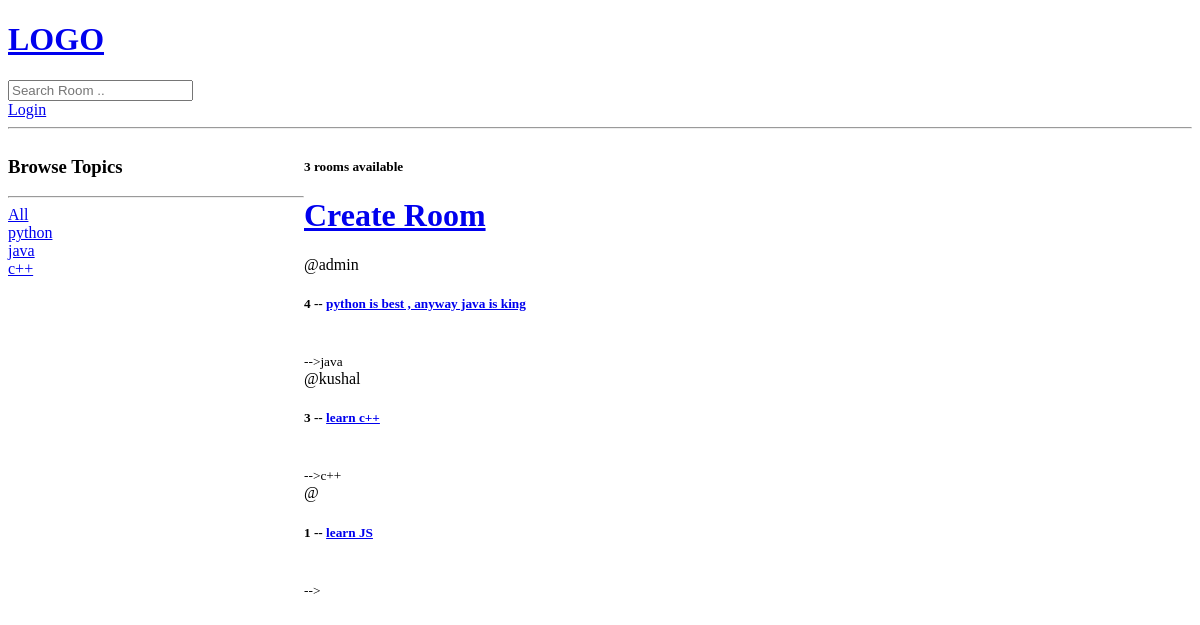
The app's page /, older data.
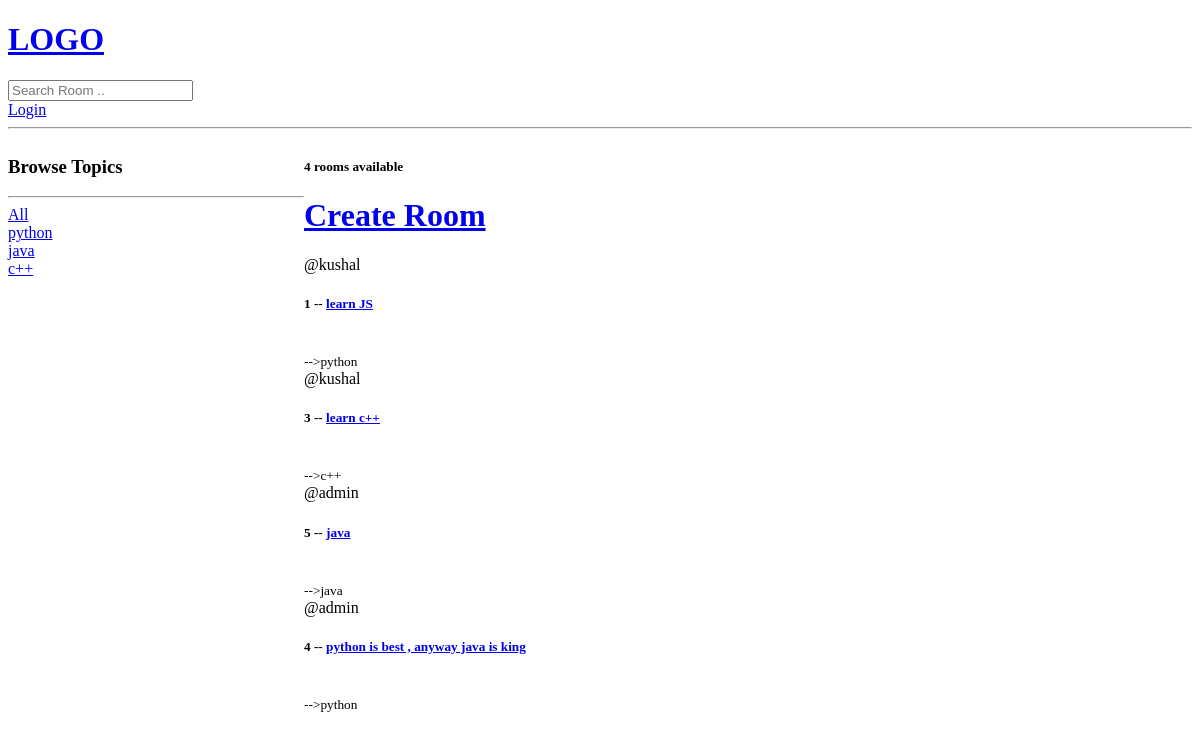
The same page, newer data.
### base/models.py (models this page shows, shortened)
class Topic(models.Model):
    name=models.CharField(max_length=200)

class Room(models.Model):
    host = models.ForeignKey(User,on_delete=models.SET_NULL,null=True)
    topic = models.ForeignKey(Topic,on_delete=models.SET_NULL,null=True)
    name=models.CharField(max_length=200)
    description=models.TextField(null=True,blank=True)
    updated=models.DateTimeField(auto_now=True)
    created = models.DateTimeField(auto_now_add=True)
    class Meta:
        ordering = ['-updated' , '-created']

### base/views.py (the view)
# urls.py: path('',views.home ,name='home'),
def home (request):
    q=request.GET.get('q') if request.GET.get('q')!=None else ''
    rooms=Room.objects.filter(
        Q(topic__name__contains=q) |
        Q (name__icontains=q)|
        Q(description__icontains=q)
        )
    topics = Topic.objects.all()
    room_count = rooms.count()
    context={'rooms':rooms,'topics':topics,'room_count':room_count}
    return render(request,'base/home.html',context)

### base/templates/base/home.html (shortened to what this page needs)
 {% extends 'main.html' %} {%block content%}
<div class="home-container">
    <div>
        <h3>Browse Topics</h3>
        <hr>
        <div>
            <a href="{% url 'home' %}">All</a>
        </div>
        {% for topic in topics %}
        <div>
            <a href="{% url 'home' %}?q={{topic.name}}"> {{topic.name}}</a>
        </div>
        {%endfor%}
    </div>
    <div>
        <h5> {{room_count}} rooms available</h5>
        <a href="{% url 'create_room' %}">
            <h1>Create Room</h1>
        </a>
        <div>
         {% for room in rooms%}
        <div>
            <span> @{{room.host.username}} </span>
            <h5>
                {{room.id}} -- <a href="{%url 'room' room.id%}"> {{room.name}} </a>
            </h5>
            <br>
            <small> -->{{room.topic.name}}</small>
        </div>
        {%endfor%}
    </div>
</div>
</div>
{% endblock %}

### templates/main.html (shortened to what this page needs)
<!DOCTYPE html>
<html lang="en">
<head>
</head>
<body>
    <div>
        {% include 'navbar.html' %}  {% block content %} {% endblock %}
    </div>
</body>
</html>

### templates/navbar.html
<a href="/">
    <h1>LOGO</h1>
</a>
<form action="{% url 'home' %}" method="get">
    <input type="text" name="q" placeholder="Search Room .." />
</form>
{% if request.user.is_authenticated %}
<a href="{%url 'logout'%}">Logout</a>
{% else %}
<a href="{%url 'login'%}">Login</a>
{% endif %}
<hr>

### base/templates/base/home.html (style rules this page uses)
.home-container { display: grid; grid-template-columns: 1fr 3fr; }

Row changes from the older to the newer data that the page shows:
changed Room "learn JS": host.username (not shown) → "kushal"; topic.name (not shown) → "python"; moves up the list
changed Room "learn c++": moves down the list
added Room: host.username "admin", id "5", name "java", topic.name "java"
changed Room "python is best , anyway java is king": topic.name "java" → "python"
Text that changed along with them:
{{ room_count }}: "3" → "4"
